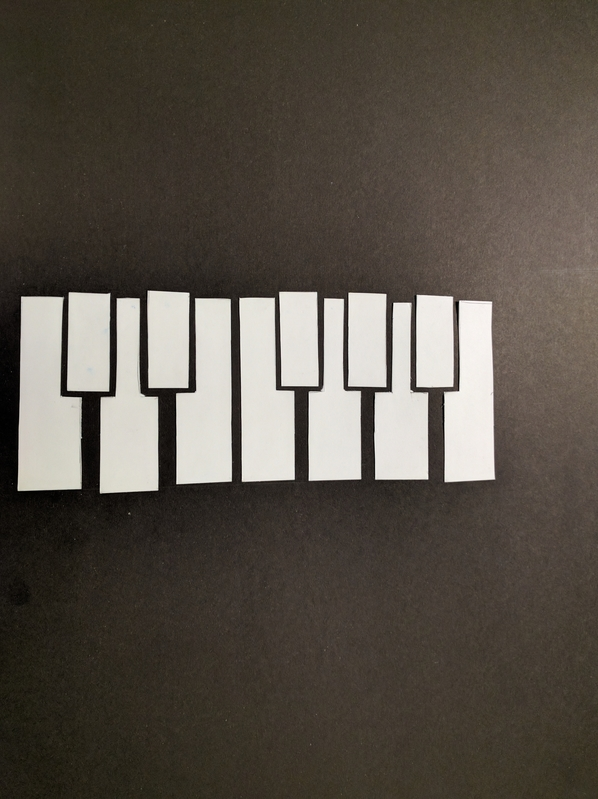
#> input picture shape-detect/pianokeys.jpg, 598 x 799 px
$ python detect_shapes.py --image pianokeys.jpg   (Python 2 division)   (older library calls are emulated)
#> lines starting #> are read from the running program, lines starting #| are printed output that depends on the picture; after the words box and inside, x2 and y2 are one past the last pixel; in counts of white or black regions, pixels touching at a corner belong together
### shape-detect/shapedetector.py
import cv2
import numpy as np

class ShapeDetector:

    def __init__(self):
        pass

    def detect(self, c):
        shape = "unidentified"
        peri = cv2.arcLength(c, True)
        approx = cv2.approxPolyDP(c, 0.04 * peri, True)

        if len(approx) == 3:
            shape = "triangle"
        elif len(approx) == 4:
            # compute the bounding box of the contour
            # and use the bounding box to compute the aspect ratio
            (x, y, w, h) = cv2.boundingRect(approx)
            ar = w / float(h)

            shape = "square" if ar >= 0.95 and ar <= 1.05 else "rectangle"
        elif len(approx) == 5:
            shape = "pentagon"
        else:
            shape = "circle"

        return shape

### shape-detect/detect_shapes.py
from shapedetector import ShapeDetector
import argparse
import imutils
import cv2

ap = argparse.ArgumentParser()
ap.add_argument("-i", "--image", required = True, help = "path to the input image")
args = vars(ap.parse_args())


image = cv2.imread(args["image"])
#> image is the input picture: shape (799, 598, 3); mean B, G, R 72.3, 81, 87.9
resized = imutils.resize(image, width = 300)
ratio = image.shape[0] / float(resized.shape[0])
#> ratio = 2

gray = cv2.cvtColor(resized, cv2.COLOR_BGR2GRAY)
thresh = cv2.threshold(gray, 130, 255, cv2.THRESH_BINARY)[1]
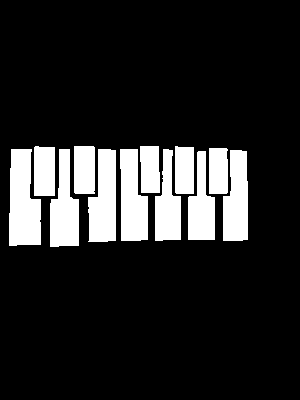
#> thresh: shape (400, 300); 15.2% white; 12 white regions

cnts = cv2.findContours(thresh.copy(), cv2.RETR_EXTERNAL, cv2.CHAIN_APPROX_SIMPLE)
#> cnts = 12 contours; largest, box (x1, y1, x2, y2) and area: (9, 149, 41, 246) 2358, (88, 149, 116, 242) 1962, (120, 149, 148, 241) 1913, (50, 149, 79, 247) 1812, (223, 150, 248, 241) 1785
cnts = cnts[0] if imutils.is_cv2() else cnts[1]
sd = ShapeDetector()

# [5 lines of commented-out code are left out]

for c in cnts:
    print len(c)
    print "----------"
    M = cv2.moments(c)

    cX = int((M["m10"] / M["m00"]) * ratio)
    cY = int((M["m01"] / M["m00"]) * ratio)
    shape = sd.detect(c)

    c = c.astype("float")
    c *= ratio
    c = c.astype("int")
    cv2.drawContours(image, [c], -1, (0, 255, 0), 2)

    cv2.imshow("Image", image)
    cv2.waitKey(0)
#> this loop made 12 passes
#> (cX, cY, shape, peri in detect, approx in detect, x in detect, y in detect, w in detect) on passes 2, 4, 5, 7, 8, 9, 10: (472, 398, 'rectangle', 226.5, [[230, 150], [223, 240], [242, 240], [246, 151]], 223, 150, 24), (263, 398, 'rectangle', 233.7, [[120, 149], [121, 240], [147, 239], [137, 149]], 120, 149, 28), (207, 399, 'rectangle', 237.9, [[98, 149], [88, 241], [115, 240], [115, 150]], 88, 149, 28), (45, 403, 'rectangle', 254.7, [[11, 149], [9, 245], [40, 244], [31, 149]], 9, 149, 32), (435, 340, 'rectangle', 125.7, [[209, 148], [209, 193], [226, 193], [227, 149]], 209, 148, 19), (367, 339, 'rectangle', 128.8, [[175, 146], [175, 192], [193, 193], [193, 147]], 175, 146, 19), (298, 337, 'rectangle', 128.8, [[140, 146], [141, 192], [159, 192], [158, 146]], 140, 146, 20)
#> (cX, cY, shape, peri in detect, approx in detect) on passes 1, 3, 6: (401, 413, 'triangle', 224.5, [[198, 151], [188, 239], [214, 239]]), (334, 410, 'triangle', 231, [[163, 149], [155, 240], [180, 239]]), (127, 416, 'triangle', 245.9, [[59, 149], [50, 246], [78, 245]])
#> (printed output is left out)
#> pass 1, `cv2.imshow("Image", image)`:
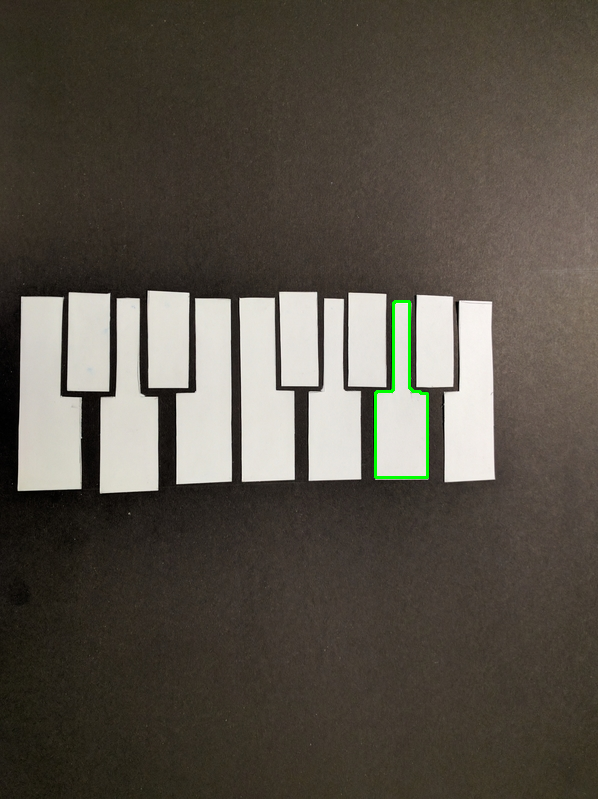
#> window 'Image': shape (799, 598, 3); mean B, G, R 71.8, 81.2, 87.4
#> pass 2, `cv2.imshow("Image", image)`:
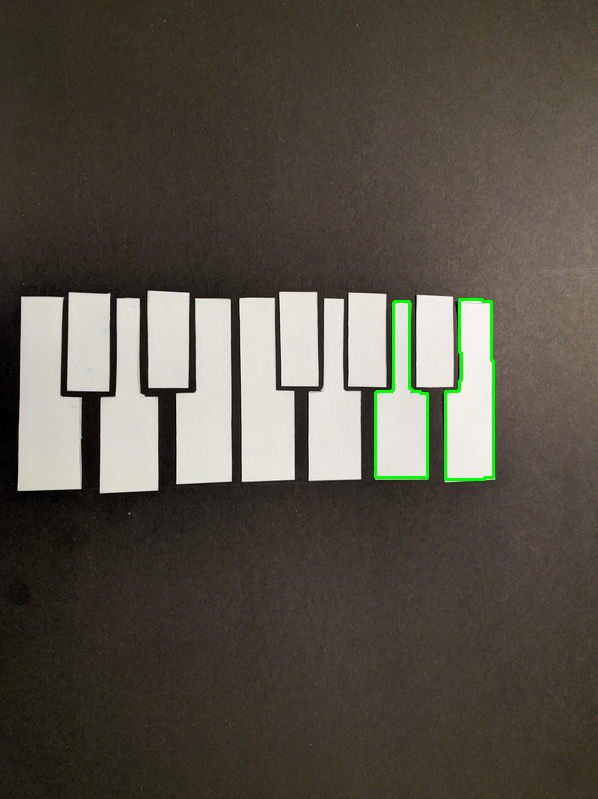
#> window 'Image': shape (799, 598, 3); mean B, G, R 71.3, 81.4, 86.9
#> after the loop:
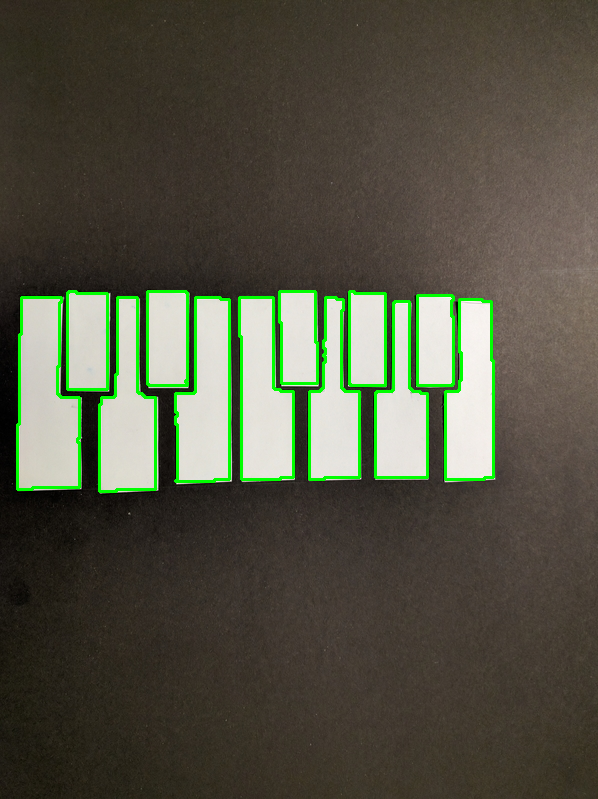
#> image: shape (799, 598, 3); 2.91% of pixels changed, all inside (x1, y1, x2, y2) = (16, 290, 495, 493)
